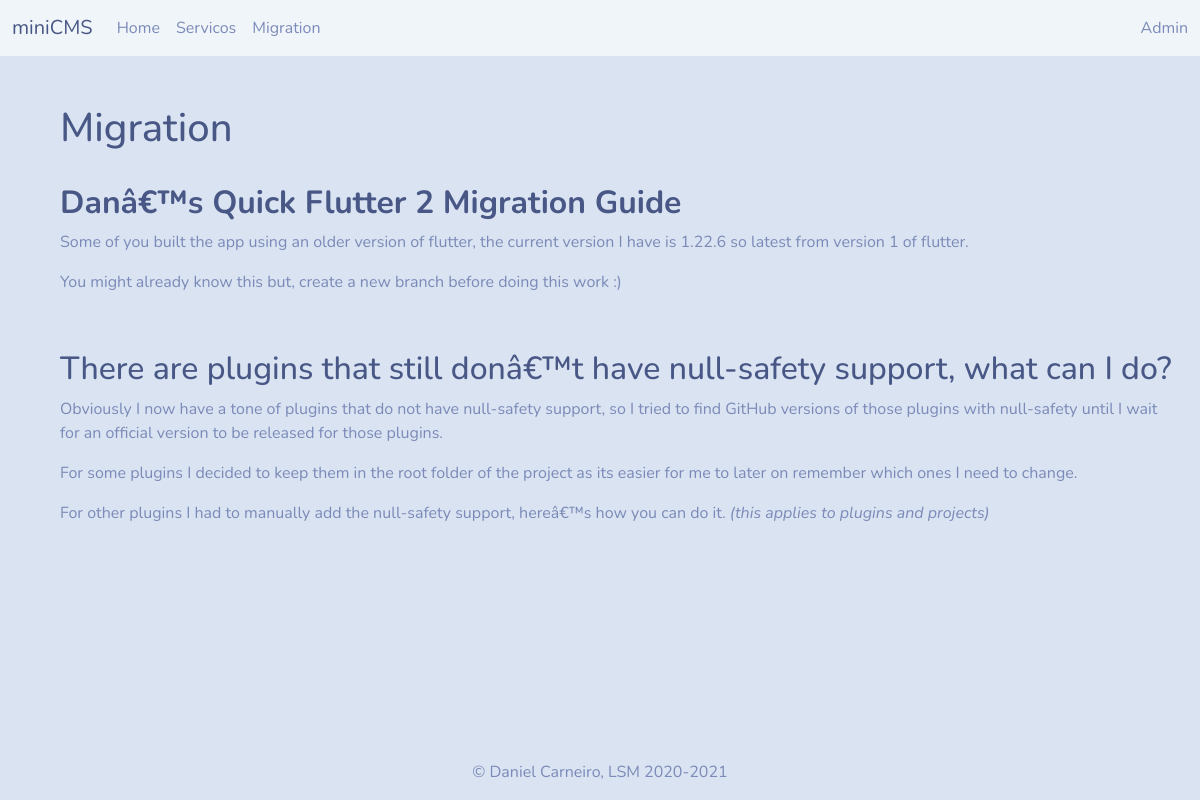
/pages/pagina.php?pag=migration, run on the app's committed database.
### tables this page shows
CREATE TABLE `conteudos` (
  `id` int(11) NOT NULL,
  `pagina` varchar(50) NOT NULL,
  `titulo` varchar(50) NOT NULL,
  `texto` longtext NOT NULL,
  `autor` varchar(50) NOT NULL,
  `data` date NOT NULL
);

### pages/pagina.php (the view, shortened to what this page needs)
<?php
 $conn = connectDatabase();
 if ($_SERVER["REQUEST_METHOD"] == "GET") {
    if (isset($_GET["pag"])){
        $pag = $_GET["pag"];
        $sql = "SELECT id, pagina, titulo, texto FROM Conteudos WHERE pagina = '$pag'";
        $resultado = mysqli_query($conn, $sql);
        $row = mysqli_fetch_assoc($resultado);
    }
 }
?>
<!DOCTYPE html>
<html>
<head>
    <?php include "../includes/header.inc.php"; ?>
</head>
<body>
    <?php include "../includes/menu.inc.php"; ?>
    <main role="main">
        <div class="container m-5">
            <?php
            echo "<h1>" .$row["titulo"]. "</h1>";
            echo "<br/>";
            echo $row["texto"];
            ?>
        </div>
    </main>
    <?php include "../includes/footer.inc.php"; ?>
</body></html>

### includes/menu.inc.php (shortened to what this page needs)
 <nav class="navbar navbar-expand-lg navbar-light bg-light">
   <div class="container-fluid">
      <a class="navbar-brand" href="#">miniCMS</a>
      <div class="collapse navbar-collapse" id="navbarSupportedContent">
         <ul class="navbar-nav me-auto mb-2 mb-lg-0">
         <?php
            $s="localhost";
            $u="root";
            $p="";
            $b="miniCMS";
            $c = mysqli_connect($s, $u, $p, $b);
            $sqlQ = "SELECT * FROM Conteudos";
            $rs = mysqli_query($c, $sqlQ);
            while ($rr = mysqli_fetch_row($rs)) {
                echo "<li class='nav-item'>";
                echo "    <a class='nav-link' href='/miniCMS/pages/pagina.php?pag=$rr[1]''>$rr[2]</a>";
                echo "</li>";
            }
        ?>
         </ul>
         <div class="d-flex">
               <a class="nav-link active" aria-current="page" href="/miniCMS/admin">Admin</a>
         </div>
      </div>
   </div>
</nav>

### styles.css (style rules this page uses)
body { min-height: 100vh; display: flex; flex-direction: column; }

### data on the page
conteudos: titulo "Home"
conteudos: titulo "Servicos"
conteudos: titulo "Migration", texto "Danâ€™s Quick Flutter 2 Migration Guide Some of you built the app using an older version of flutter, the current version I have is 1.22.6 so latest from version 1 of flutter. You might already know this but, create a new branch before doing this work :) There are plugins that still donâ€™t have null-safety support, what can I do? Obviously I now have a tone of plugins that do not have null-safety support, so I tried to find GitHub versions of those plugins with null-safety until I wait for an official version to be released for those plugins. For some plugins I decided to keep them in the root folder of the project as its easier for me to later on remember which ones I need to change. For…"
